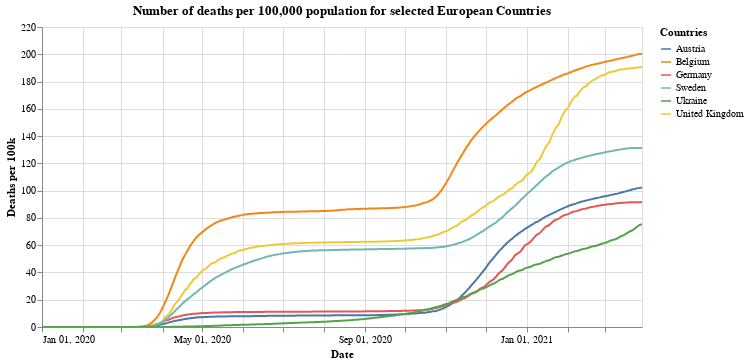

Source (notebook cell):
### Markdown cell above
## Total deaths per 100,000

### Code cell
#collapse
alt.Chart(x_small).mark_line().encode(
    x=alt.X("yearmonthdate(date):T", axis=alt.Axis(title='Date')),
    y=alt.Y("deaths_per:Q", axis=alt.Axis(title='Deaths per 100k')),
    tooltip='id',
    color=alt.Color('id', legend=alt.Legend(title="Countries")),
    opacity=alt.condition(leg_selection, alt.value(1), alt.value(0.2))
).add_selection(leg_selection).properties(title='Number of deaths per 100,000 population for selected European Countries', width=600).interactive()

### Figure 1 — Vega-Lite specification as saved in the notebook (floating-point values rounded to 4 significant figures; data arrays with more than 128 entries replaced by an {"elided": "..."} marker saying what was removed)
{"config": {"view": {"continuousWidth": 400, "continuousHeight": 300}}, "data": {"name": "data-4c2d49abf6512f740b39a5bb8287d9b3"}, "mark": "line", "encoding": {"color": {"type": "nominal", "field": "id", "legend": {"title": "Countries"}}, "opacity": {"condition": {"value": 1, "selection": "selector001"}, "value": 0.2}, "tooltip": {"type": "nominal", "field": "id"}, "x": {"type": "temporal", "axis": {"title": "Date"}, "field": "date", "timeUnit": "yearmonthdate"}, "y": {"type": "quantitative", "axis": {"title": "Deaths per 100k"}, "field": "deaths_per"}}, "selection": {"selector001": {"type": "multi", "fields": ["id"], "bind": "legend"}, "selector003": {"type": "interval", "bind": "scales", "encodings": ["x", "y"]}}, "title": "Number of deaths per 100,000 population for selected European Countries", "width": 600, "$schema": "https://vega.github.io/schema/vega-lite/v4.8.1.json", "datasets": {"data-4c2d49abf6512f740b39a5bb8287d9b3": {"elided": "2724 records"}}}
